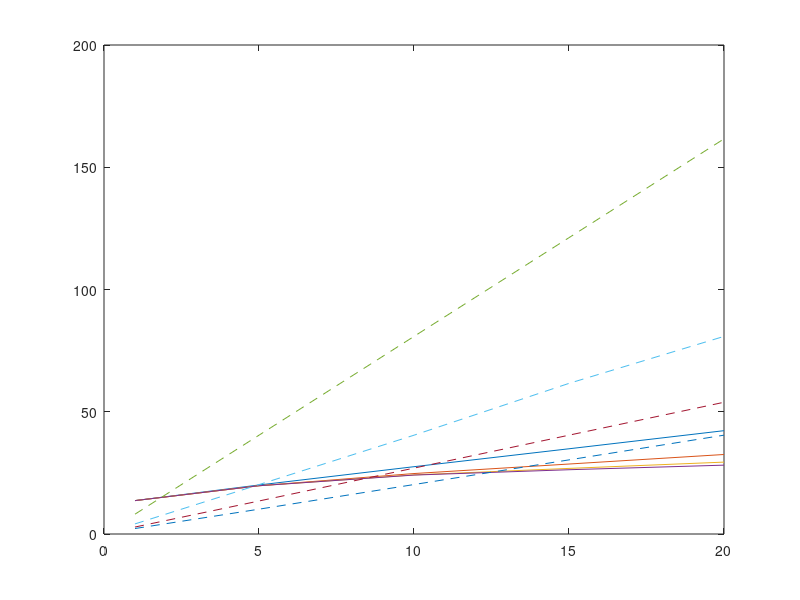

Write the MATLAB code that produced this figure. (Note: this script raises an error after producing the figure.)
gnr_kumar_length = [1 5 10 15 20]*1e-6; % (m) GNR length
gnr_kumar_width = 10e-9; % (m) GNR width

gnr_kumar_layers = [2 4 6 8];
gnr_kumar_R = [13.66 20.05 27.53 34.86 42.26;
               13.66 19.74 24.73 28.62 32.52;
               13.66 19.74 24.18 26.83 29.40;
               13.66 19.74 24.10 26.29 28.16]*1e3;
           
gnr_my_kumar_R = [21.12 103.6 207.1 310.5 414.0]*1e3;
           
gnr_nishad_R = [8.11 40.41 80.81 121.2 161.6;
               4.13 20.20 40.41 61.61 80.82;
               2.85 13.50 26.95 40.42 53.88;
               2.24 10.15 20.23 30.32 40.42]*1e3;
           
figure(1)
set(gca,'DefaultAxesColorOrder',[0 0 0; 0 0 1; 0 1 0; 1 0 0]);
set(gca,'DefaultAxesLineStyleOrder','-')
clf
plot(gnr_kumar_length*1e6,gnr_kumar_R/1e3)

set(gcf,'DefaultAxesColorOrder',[0 0 0; 0 0 1; 0 1 0; 1 0 0]);
set(gcf,'DefaultAxesLineStyleOrder','--')
hold on
plot(gnr_kumar_length*1e6,gnr_nishad_R/1e3,'--')

fixfigs(1,3,14,12)